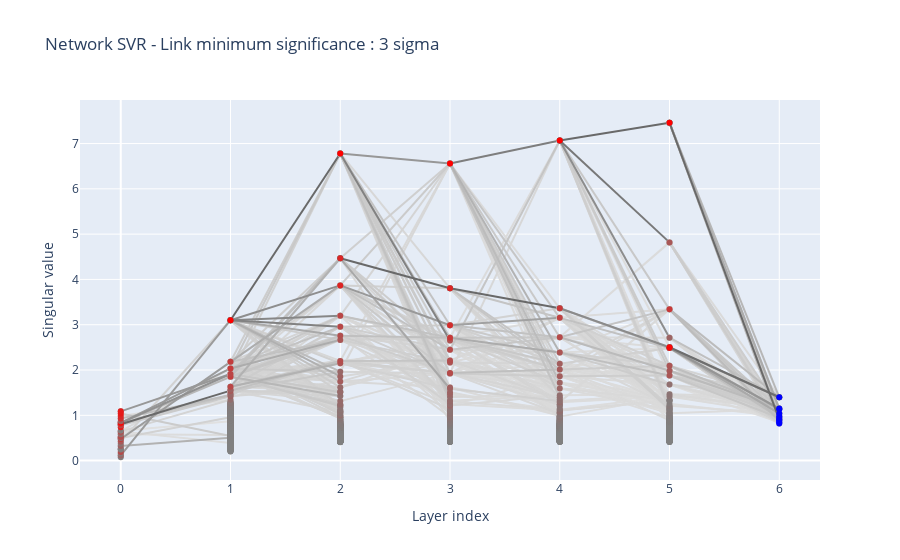

This figure's notebook cell:
### Code cell
weights = [w.detach() for w in res.parameters() if len(w.shape)>1]

#weights = [weights[0],weights[1],weights[5],weights[6]]

svr = SVR(weights,max_modes=600)
svr.plot()
